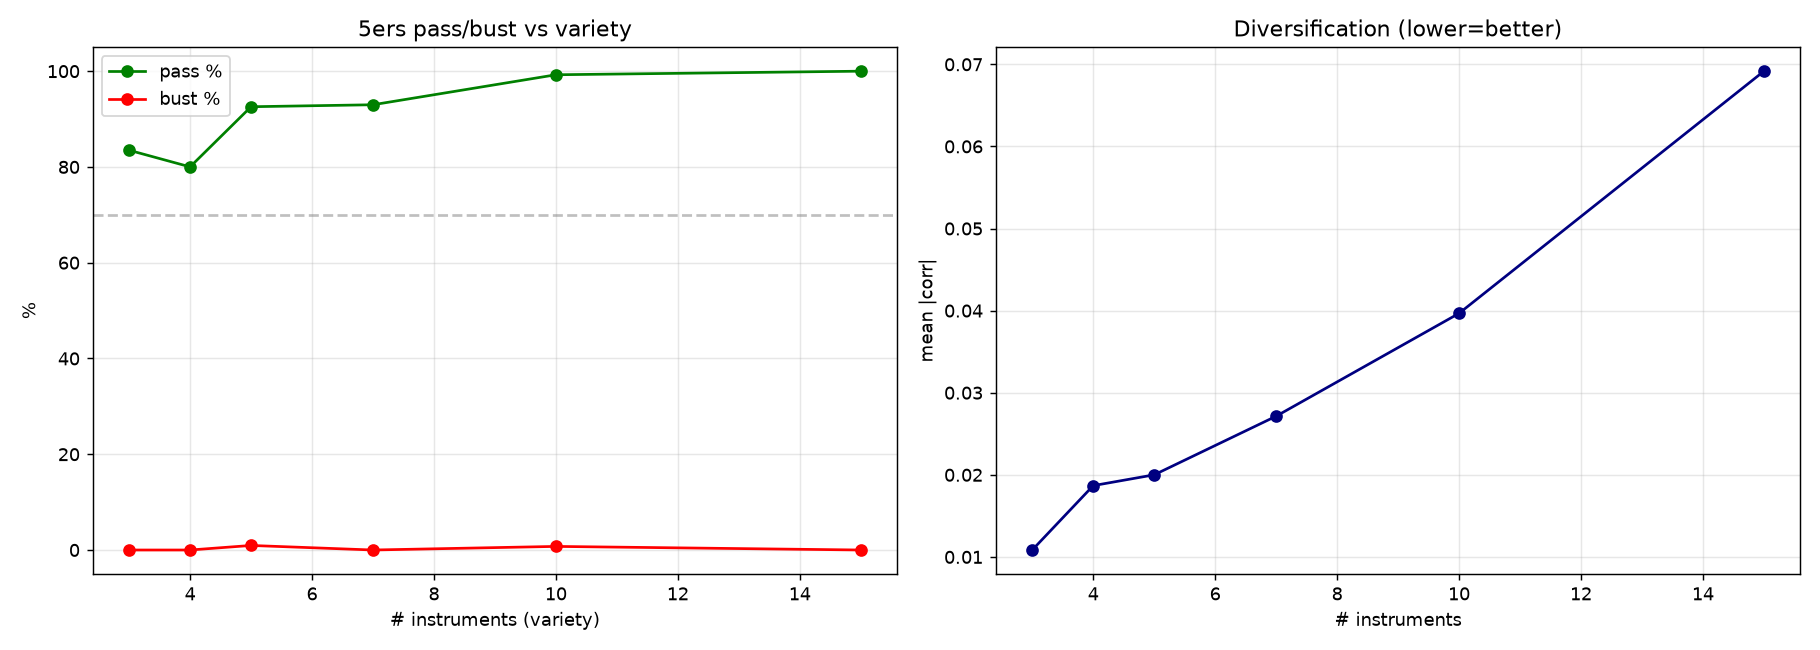

Reproduce this figure in Python.
"""
Expanded ensemble — increase VARIETY of streams to smooth daily returns and
lift the 5ers no-time-limit pass rate further.

Builds the best signal per instrument across all 25 instruments (4 premia),
keeps survivors, greedily selects a low-correlation basket of increasing size
(3 -> 5 -> 7 -> 10 -> all), and runs the no-time-limit challenge MC on each
to see how pass/bust improves with added variety.
"""
import sys, warnings, glob, re
from pathlib import Path
warnings.filterwarnings("ignore")
sys.path.insert(0, str(Path(__file__).parent))
import numpy as np, pandas as pd
import matplotlib; matplotlib.use("Agg")
import matplotlib.pyplot as plt
from multi_asset_scan import load_raw

ann = 252; VT = 0.15; CAP = 3.0; SF = 0.70

HALF = {
    "AUDUSD":0.00008,"EURUSD":0.00007,"USDJPY":0.008,"USDCAD":0.00010,
    "USDCHF":0.00009,"AUDNZD":0.00012,"XAUUSD":0.15,"XAGUSD":0.02,
    "XPDUSD":3.0,"XPTUSD":0.8,"XTIUSD":0.04,"XBRUSD":0.04,"NGCUSD":0.005,
    "CUCUSD":0.0025,"NAS100":1.5,"SP500":0.5,"US30":3.0,"DAX40":2.0,
    "ESXEUR":1.0,"F40EUR":0.8,"IBXEUR":4.0,"UK100":1.5,"ASXAUD":2.0,
    "JPN225":8.0,"HSIHKD":3.5,
}
def hs(sym,p):
    for k,v in HALF.items():
        if sym.startswith(k[:4]): return v
    return p.mean()*0.0002
def load_d1(fp):
    try:
        df=load_raw(fp); df=df[df["close"]>0]
        d=df.resample("1D").agg({"open":"first","high":"max","low":"min","close":"last"}).dropna()
        return d[d["close"]>0]
    except: return None
def mr_sig(p,n,e):
    z=(p-p.rolling(n).mean())/p.rolling(n).std()
    zv=z.values; out=np.zeros(len(zv)); cur=0.0
    for i in range(len(zv)):
        if np.isnan(zv[i]): out[i]=cur; continue
        if cur==0:
            if zv[i]>=e: cur=-1
            elif zv[i]<=-e: cur=1
        else:
            if (cur==-1 and zv[i]<=0) or (cur==1 and zv[i]>=0): cur=0
        out[i]=cur
    return pd.Series(out,index=p.index)
def tsmom(p,L): return np.sign(p.pct_change(L)).fillna(0)
def ema(p,f,s): return np.sign(p.ewm(span=f).mean()-p.ewm(span=s).mean()).fillna(0)
def rev(p,L): return -np.sign(p.pct_change(L)).fillna(0)
def valsig(p,n=252):
    z=(p-p.rolling(n).mean())/p.rolling(n).std()
    return (-np.sign(z)).fillna(0)

def run(p,h,sig,name):
    ret=p.pct_change().fillna(0)
    rv=ret.rolling(20).std()*np.sqrt(ann)
    pos=(sig*(VT/rv.replace(0,np.nan)).clip(upper=CAP).fillna(0)).shift(1).fillna(0)
    trn=pos.diff().abs().fillna(pos.abs())
    net=(pos*ret-trn*(h/p)).fillna(0)
    n=len(net); sp=int(n*SF)
    si,so=net.iloc[:sp],net.iloc[sp:]
    shi=si.mean()/si.std()*np.sqrt(ann) if si.std()>0 else 0
    sho=so.mean()/so.std()*np.sqrt(ann) if so.std()>0 else 0
    sh=net.mean()/net.std()*np.sqrt(ann) if net.std()>0 else 0
    return dict(name=name,net=net,sh=sh,shi=shi,sho=sho,score=shi+2*sho)

# ── Build best signal per instrument ──────────────────────────────────────────
all_csvs=sorted(glob.glob("*.csv")); inst={}
for f in all_csvs:
    m=re.match(r"([A-Z0-9]+)_(M5|M15|H1)_",Path(f).name)
    if not m: continue
    sym,tf=m.group(1),m.group(2); rank={"M5":0,"M15":1,"H1":2}
    if sym not in inst or rank[tf]>rank[inst[sym][1]]: inst[sym]=(f,tf)

survivors={}
for sym,(fp,tf) in sorted(inst.items()):
    d1=load_d1(fp)
    if d1 is None or len(d1)<300: continue
    p=d1["close"]; h=hs(sym,p); maxL=min(200,int(len(p)*0.20)); res=[]
    for L in [5,10,15,20,30,50,75,100,150,200]:
        if L<=maxL: res.append(run(p,h,tsmom(p,L),f"MOM{L}"))
    for n in [10,15,20,30,40]:
        for e in [1.5,2.0,2.5]: res.append(run(p,h,mr_sig(p,n,e),f"MR{n}e{e}"))
    for L in [1,2,3,5,7,10]: res.append(run(p,h,rev(p,L),f"REV{L}"))
    for fa,sl in [(5,20),(10,50),(20,100),(5,50)]:
        if sl<=maxL: res.append(run(p,h,ema(p,fa,sl),f"EMA{fa}x{sl}"))
    if len(p)>=252: res.append(run(p,h,valsig(p,252),"VAL1y"))
    res.sort(key=lambda x:-x["score"]); best=res[0]
    if best["shi"]>0.25 and best["sho"]>0.35:
        survivors[sym]=best

syms=list(survivors.keys())
print(f"  {len(syms)} survivors: {syms}")

# ── Greedy low-correlation selection ──────────────────────────────────────────
common=survivors[syms[0]]["net"].index
for s in syms[1:]: common=common.intersection(survivors[s]["net"].index)
ND=pd.DataFrame({s:survivors[s]["net"].reindex(common).fillna(0) for s in syms})
corr=ND.corr()

# start from highest-score, greedily add the stream that keeps avg corr lowest
order=sorted(syms,key=lambda s:-survivors[s]["score"])
selected=[order[0]]
remaining=[s for s in order if s!=order[0]]
while remaining:
    # pick remaining stream with lowest avg |corr| to current selection
    best_s=min(remaining,key=lambda s:np.mean([abs(corr.loc[s,x]) for x in selected]))
    selected.append(best_s); remaining.remove(best_s)
print(f"  Greedy diversification order: {selected}")

# ── No-time-limit challenge MC on a given basket ──────────────────────────────
def challenge(port_d, target=0.08, max_loss=0.06, daily_lim=0.05,
              base_risk=2.0, max_risk=6.0, brake_at=0.05,
              max_horizon=400, iters=8000, seed=7):
    rng=np.random.default_rng(seed); r=port_d.values; N=len(r)
    floor=1.0-max_loss; bad=abs(np.percentile(r,1))
    P=B=NR=0; dtp=[]
    for _ in range(iters):
        s=rng.integers(0,max(1,N-max_horizon)); w=r[s:s+max_horizon]
        bal=1.0; out=None
        for k,x in enumerate(w,1):
            prog=bal-1.0
            buf=base_risk+(max_risk-base_risk)*min(max(prog,0)/target,1.0)
            dist=bal-floor; fb=min(1.0,max(0.0,dist/brake_at))
            rs=buf*fb
            if bad>0: rs=min(rs,0.8*daily_lim/bad)
            xr=x*rs
            if xr<=-daily_lim: out="B"; break
            bal*=(1+xr)
            if bal<=floor: out="B"; break
            if bal-1>=target: out="P"; dtp.append(k); break
        if out=="P": P+=1
        elif out=="B": B+=1
        else: NR+=1
    return dict(passp=P/iters*100,bustp=B/iters*100,nrp=NR/iters*100,
                med=(np.median(dtp) if dtp else np.nan))

def basket_port(basket):
    c=survivors[basket[0]]["net"].index
    for s in basket[1:]: c=c.intersection(survivors[s]["net"].index)
    return sum((1/len(basket))*survivors[s]["net"].reindex(c).fillna(0) for s in basket), c

print("\n"+"="*78)
print("  VARIETY vs 5ers PASS RATE  (no time limit, daily-safe sizing)")
print("="*78)
print(f"  {'N':>3}{'basket':<46}{'mean|corr|':>10}{'Sh':>6}{'pass%':>7}{'bust%':>7}")
rows=[]
for N in [3,4,5,7,10,len(selected)]:
    if N>len(selected): continue
    basket=selected[:N]
    port,c=basket_port(basket)
    sh=port.mean()/port.std()*np.sqrt(ann) if port.std()>0 else 0
    sub=ND[basket]; cc=sub.corr().values
    mcorr=np.abs(cc[np.triu_indices(len(basket),k=1)]).mean()
    mc=challenge(port)
    rows.append((N,mcorr,sh,mc))
    label=",".join(basket) if N<=7 else ",".join(basket[:6])+f",+{N-6}"
    print(f"  {N:>3}{label:<46}{mcorr:>10.3f}{sh:>6.2f}{mc['passp']:>6.1f}%{mc['bustp']:>6.1f}%")

# Best basket = highest pass with bust<15
best=max(rows,key=lambda r:r[3]["passp"]-2*r[3]["bustp"])
Nb=best[0]
print(f"\n  ★ Best variety: N={Nb}  pass {best[3]['passp']:.1f}%  bust {best[3]['bustp']:.1f}%  "
      f"median {best[3]['med']:.0f}d  meanCorr {best[1]:.3f}")
print(f"     Basket: {selected[:Nb]}")

# ── Plot pass/bust vs N ───────────────────────────────────────────────────────
Ns=[r[0] for r in rows]; pp=[r[3]["passp"] for r in rows]; bb=[r[3]["bustp"] for r in rows]
cc=[r[1] for r in rows]
fig,ax=plt.subplots(1,2,figsize=(14,5))
ax[0].plot(Ns,pp,"o-",color="green",label="pass %")
ax[0].plot(Ns,bb,"o-",color="red",label="bust %")
ax[0].set_xlabel("# instruments (variety)"); ax[0].set_ylabel("%")
ax[0].axhline(70,ls="--",color="gray",alpha=0.5); ax[0].legend(); ax[0].grid(alpha=0.3)
ax[0].set_title("5ers pass/bust vs variety")
ax[1].plot(Ns,cc,"o-",color="navy")
ax[1].set_xlabel("# instruments"); ax[1].set_ylabel("mean |corr|")
ax[1].grid(alpha=0.3); ax[1].set_title("Diversification (lower=better)")
plt.tight_layout(); plt.savefig("ensemble_expanded.png",dpi=130)
print("\n  Saved → ensemble_expanded.png")
